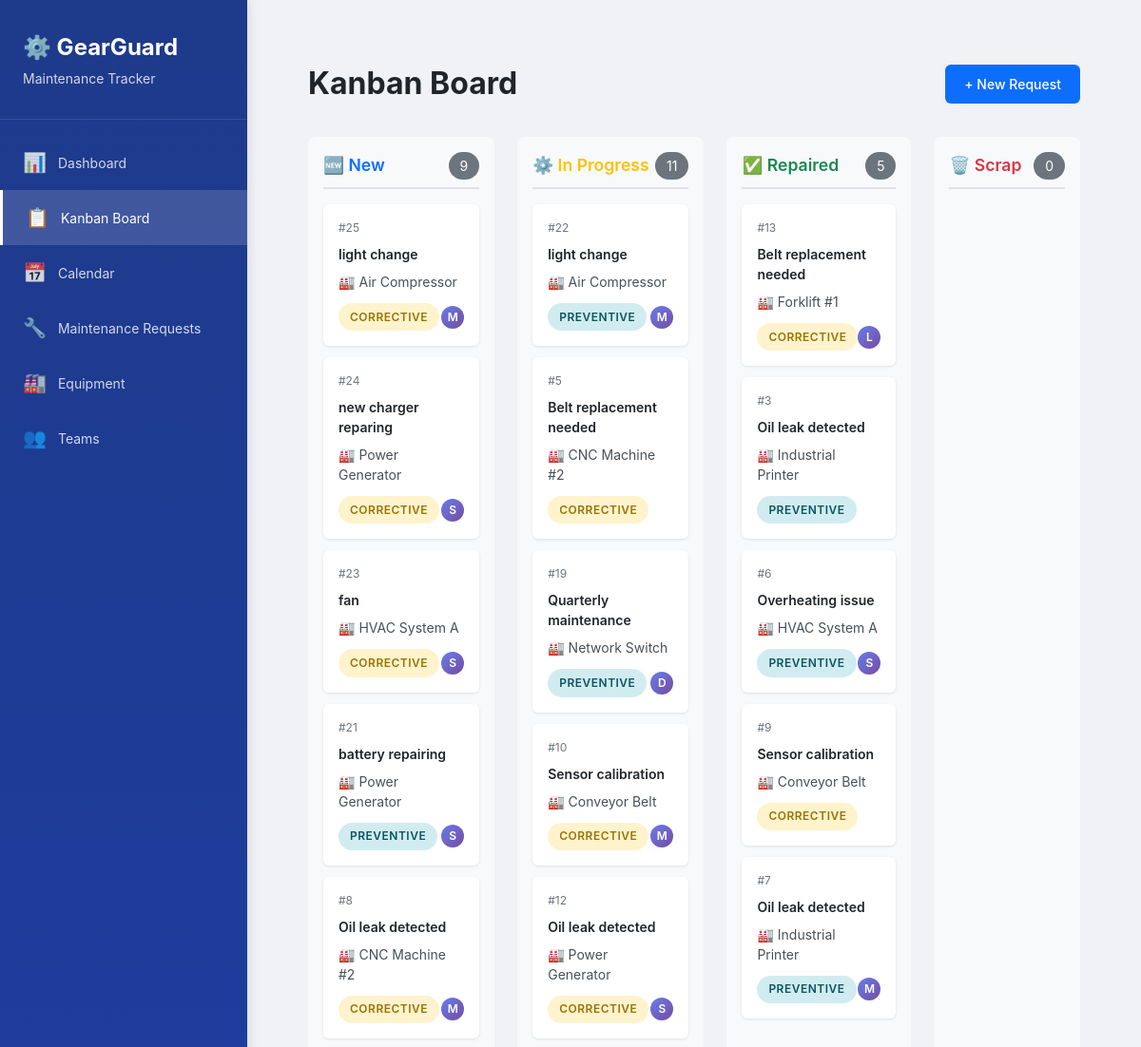
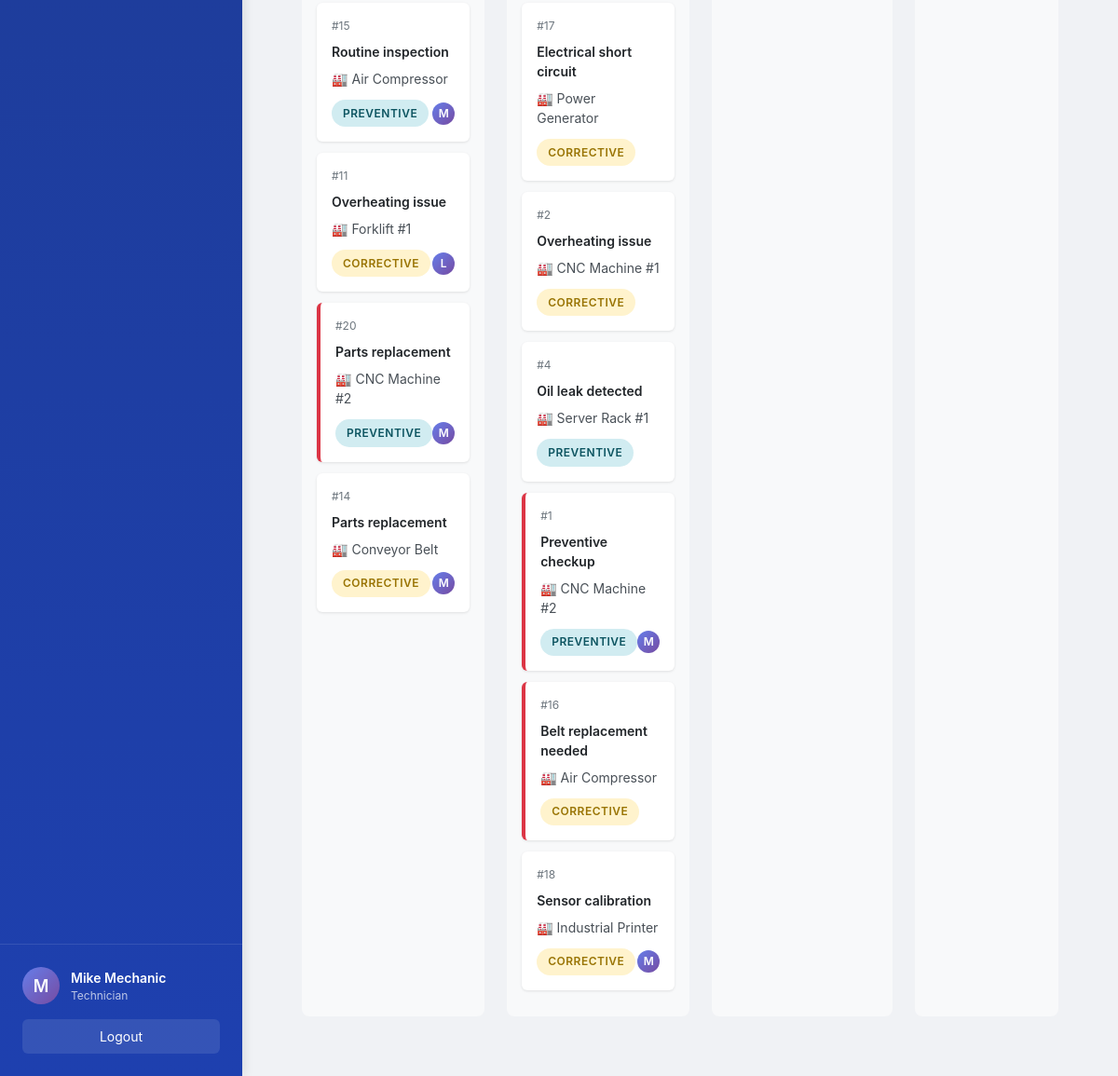
/dashboard/kanban (signed in), run on the app's committed database (2 pictures, top to bottom).
### models.py (models this page shows, shortened)
class User(UserMixin, db.Model):
    __tablename__ = 'users'
    id = db.Column(db.Integer, primary_key=True)
    name = db.Column(db.String(100), nullable=False)
    email = db.Column(db.String(120), unique=True, nullable=False)
    password_hash = db.Column(db.String(200), nullable=False)
    role = db.Column(db.String(20), nullable=False, default='Technician')
    reset_token = db.Column(db.String(100), unique=True)
    reset_token_expiry = db.Column(db.DateTime)
    created_at = db.Column(db.DateTime, default=datetime.utcnow)
    teams = db.relationship('Team', secondary=team_members,
                            backref=db.backref('members', lazy='joined'))
    assigned_requests = db.relationship('MaintenanceRequest',
                                        foreign_keys='MaintenanceRequest.assigned_technician_id',
                                        backref='assigned_technician',
                                        lazy='dynamic')
    def is_manager(self):
        return self.role in ['Admin', 'Manager']

class MaintenanceRequest(db.Model):
    __tablename__ = 'maintenance_requests'
    id = db.Column(db.Integer, primary_key=True)
    subject = db.Column(db.String(200), nullable=False)
    description = db.Column(db.Text, nullable=False)
    request_type = db.Column(db.String(20), nullable=False)
    equipment_id = db.Column(db.Integer, db.ForeignKey(
        'equipment.id'), nullable=False)
    team_id = db.Column(db.Integer, db.ForeignKey('teams.id'), nullable=False)
    assigned_technician_id = db.Column(db.Integer, db.ForeignKey('users.id'))
    scheduled_date = db.Column(db.Date)
    duration = db.Column(db.Float)
    status = db.Column(db.String(20), nullable=False, default='New')
    created_by_id = db.Column(
        db.Integer, db.ForeignKey('users.id'), nullable=False)
    created_at = db.Column(db.DateTime, default=datetime.utcnow)
    due_date = db.Column(db.Date)
    completed_at = db.Column(db.DateTime)
    notes = db.Column(db.Text)
    created_by = db.relationship('User', foreign_keys=[created_by_id])
    def is_overdue(self):
        if self.status in ['Repaired', 'Scrap']:
            return False
        if self.due_date:
            return datetime.now().date() > self.due_date
        return False

class Equipment(db.Model):
    __tablename__ = 'equipment'
    id = db.Column(db.Integer, primary_key=True)
    name = db.Column(db.String(200), nullable=False)
    serial_number = db.Column(db.String(100), unique=True, nullable=False)
    department = db.Column(db.String(100), nullable=False)
    assigned_employee = db.Column(db.String(100))
    team_id = db.Column(db.Integer, db.ForeignKey('teams.id'), nullable=False)
    default_technician_id = db.Column(db.Integer, db.ForeignKey('users.id'))
    purchase_date = db.Column(db.Date)
    warranty_expiry = db.Column(db.Date)
    location = db.Column(db.String(200))
    is_scrapped = db.Column(db.Boolean, default=False)
    created_at = db.Column(db.DateTime, default=datetime.utcnow)
    default_technician = db.relationship(
        'User', foreign_keys=[default_technician_id])
    maintenance_requests = db.relationship('MaintenanceRequest',
                                           backref='equipment',
                                           lazy='dynamic',
                                           cascade='all, delete-orphan')

### routes/dashboard.py (the view)
@dashboard_bp.route('/kanban')
@login_required
def kanban():
    new_requests = MaintenanceRequest.query.filter_by(status='New').order_by(
        MaintenanceRequest.created_at.desc()
    ).all()
    in_progress_requests = MaintenanceRequest.query.filter_by(status='In Progress').order_by(
        MaintenanceRequest.created_at.desc()
    ).all()
    repaired_requests = MaintenanceRequest.query.filter_by(status='Repaired').order_by(
        MaintenanceRequest.completed_at.desc()
    ).limit(20).all()
    scrap_requests = MaintenanceRequest.query.filter_by(status='Scrap').order_by(
        MaintenanceRequest.completed_at.desc()
    ).limit(20).all()
    return render_template('dashboard/kanban.html',
                           new_requests=new_requests,
                           in_progress_requests=in_progress_requests,
                           repaired_requests=repaired_requests,
                           scrap_requests=scrap_requests)

### app.py (called while the page is built)
@login_manager.user_loader
def load_user(user_id):
    return User.query.get(int(user_id))

@app.context_processor
def inject_user():
    return dict(current_user=current_user, now=datetime.now())

### templates/dashboard/kanban.html (shortened to what this page needs)
{% extends "base.html" %}
{% block content %}
<div class="kanban-container">
    <div class="page-header">
        <h1>Kanban Board</h1>
        <div class="header-actions">
            <a href="{{ url_for('requests.create') }}" class="btn btn-primary">+ New Request</a>
        </div>
    </div>
    <div class="kanban-board">
        <div class="kanban-column column-new" data-status="New">
            <div class="kanban-header">
                <span class="kanban-title">🆕 New</span>
                <span class="kanban-count">{{ new_requests|length }}</span>
            </div>
            <div class="kanban-cards">
                {% for req in new_requests %}
                <div class="kanban-card {% if req.is_overdue() %}overdue{% endif %}"
                     draggable="true"
                     data-id="{{ req.id }}"
                     onclick="window.location.href='{{ url_for('requests.view', id=req.id) }}'">
                    <div class="card-id">#{{ req.id }}</div>
                    <div class="card-title">{{ req.subject }}</div>
                    <div class="card-equipment">🏭 {{ req.equipment.name }}</div>
                    <div class="card-meta">
                        <span class="badge badge-{{ 'warning' if req.request_type == 'Corrective' else 'info' }}">
                            {{ req.request_type }}
                        </span>
                        {% if req.assigned_technician %}
                        <div class="card-technician">
                            <div class="technician-avatar">{{ req.assigned_technician.name[0] }}</div>
                        </div>
                        {% endif %}
                    </div>
                </div>
                {% endfor %}
            </div>
        </div>
        <div class="kanban-column column-progress" data-status="In Progress">
            <div class="kanban-header">
                <span class="kanban-title">⚙️ In Progress</span>
                <span class="kanban-count">{{ in_progress_requests|length }}</span>
            </div>
            <div class="kanban-cards">
                {% for req in in_progress_requests %}
                <div class="kanban-card {% if req.is_overdue() %}overdue{% endif %}"
                     draggable="true"
                     data-id="{{ req.id }}"
                     onclick="window.location.href='{{ url_for('requests.view', id=req.id) }}'">
                    <div class="card-id">#{{ req.id }}</div>
                    <div class="card-title">{{ req.subject }}</div>
                    <div class="card-equipment">🏭 {{ req.equipment.name }}</div>
                    <div class="card-meta">
                        <span class="badge badge-{{ 'warning' if req.request_type == 'Corrective' else 'info' }}">
                            {{ req.request_type }}
                        </span>
                        {% if req.assigned_technician %}
                        <div class="card-technician">
                            <div class="technician-avatar">{{ req.assigned_technician.name[0] }}</div>
                        </div>
                        {% endif %}
                    </div>
                </div>
                {% endfor %}
            </div>
        </div>
        <div class="kanban-column column-repaired" data-status="Repaired">
            <div class="kanban-header">
                <span class="kanban-title">✅ Repaired</span>
                <span class="kanban-count">{{ repaired_requests|length }}</span>
            </div>
            <div class="kanban-cards">
                {% for req in repaired_requests %}
                <div class="kanban-card"
                     draggable="true"
                     data-id="{{ req.id }}"
                     onclick="window.location.href='{{ url_for('requests.view', id=req.id) }}'">
                    <div class="card-id">#{{ req.id }}</div>
                    <div class="card-title">{{ req.subject }}</div>
                    <div class="card-equipment">🏭 {{ req.equipment.name }}</div>
                    <div class="card-meta">
                        <span class="badge badge-{{ 'warning' if req.request_type == 'Corrective' else 'info' }}">
                            {{ req.request_type }}
                        </span>
                        {% if req.assigned_technician %}
                        <div class="card-technician">
                            <div class="technician-avatar">{{ req.assigned_technician.name[0] }}</div>
                        </div>
                        {% endif %}
                    </div>
                </div>
                {% endfor %}
            </div>
        </div>
        <div class="kanban-column column-scrap" data-status="Scrap">
            <div class="kanban-header">
                <span class="kanban-title">🗑️ Scrap</span>
                <span class="kanban-count">{{ scrap_requests|length }}</span>
            </div>
        </div>
    </div>
</div>
{% endblock %}

### templates/base.html (shortened to what this page needs)
<!DOCTYPE html>
<html lang="en">
<head>
    <link rel="stylesheet" href="{{ url_for('static', filename='css/style.css') }}">
</head>
<body>
    {% if current_user.is_authenticated %}
    <div class="sidebar">
        <div class="sidebar-header">
            <h2>⚙️ GearGuard</h2>
            <p class="sidebar-subtitle">Maintenance Tracker</p>
        </div>
        <nav class="sidebar-nav">
            <a href="{{ url_for('dashboard.index') }}" class="nav-item {% if request.endpoint == 'dashboard.index' %}active{% endif %}">
                <span class="nav-icon">📊</span>
                <span>Dashboard</span>
            </a>
            <a href="{{ url_for('dashboard.kanban') }}" class="nav-item {% if request.endpoint == 'dashboard.kanban' %}active{% endif %}">
                <span class="nav-icon">📋</span>
                <span>Kanban Board</span>
            </a>
            <a href="{{ url_for('dashboard.calendar') }}" class="nav-item {% if request.endpoint == 'dashboard.calendar' %}active{% endif %}">
                <span class="nav-icon">📅</span>
                <span>Calendar</span>
            </a>
            <a href="{{ url_for('requests.list_requests') }}" class="nav-item {% if 'requests' in request.endpoint %}active{% endif %}">
                <span class="nav-icon">🔧</span>
                <span>Maintenance Requests</span>
            </a>
            <a href="{{ url_for('equipment.list_equipment') }}" class="nav-item {% if 'equipment' in request.endpoint %}active{% endif %}">
                <span class="nav-icon">🏭</span>
                <span>Equipment</span>
            </a>
            <a href="{{ url_for('teams.list_teams') }}" class="nav-item {% if 'teams' in request.endpoint %}active{% endif %}">
                <span class="nav-icon">👥</span>
                <span>Teams</span>
            </a>
        </nav>
        <div class="sidebar-footer">
            <div class="user-info">
                <div class="user-avatar">{{ current_user.name[0].upper() }}</div>
                <div class="user-details">
                    <div class="user-name">{{ current_user.name }}</div>
                    <div class="user-role">{{ current_user.role }}</div>
                </div>
            </div>
            <a href="{{ url_for('auth.logout') }}" class="btn-logout">Logout</a>
        </div>
    </div>
    {% endif %}
    <div class="main-content {% if not current_user.is_authenticated %}no-sidebar{% endif %}">
        {% block content %}{% endblock %}
    </div>
</body>
</html>

### static/css/style.css (style rules this page uses)
* { margin: 0; padding: 0; box-sizing: border-box; }
:root { --primary: #0d6efd; --primary-dark: #0b5ed7; --secondary: #6c757d; --success: #198754; --danger: #dc3545; --warning: #ffc107; --info: #0dcaf0; --light: #f8f9fa; --dark: #212529; --sidebar-width: 260px; }
body { font-family: -apple-system, BlinkMacSystemFont, "Segoe UI", Roboto, "Helvetica Neue", Arial, sans-serif; font-size: 14px; line-height: 1.5; color: var(--dark); background: #f0f2f5; }
.sidebar { position: fixed; left: 0; top: 0; bottom: 0; width: var(--sidebar-width); background: linear-gradient(180deg, #1e3a8a 0%, #1e40af 100%); color: white; display: flex; flex-direction: column; box-shadow: 2px 0 10px rgba(0, 0, 0, 0.1); z-index: 1000; }
.sidebar-header { padding: 2rem 1.5rem; border-bottom: 1px solid rgba(255, 255, 255, 0.1); }
.sidebar-header h2 { font-size: 1.5rem; font-weight: 700; margin-bottom: 0.25rem; }
.sidebar-subtitle { font-size: 0.875rem; opacity: 0.8; }
.sidebar-nav { flex: 1; padding: 1rem 0; overflow-y: auto; }
.nav-item { display: flex; align-items: center; padding: 0.875rem 1.5rem; color: rgba(255, 255, 255, 0.8); text-decoration: none; transition: all 0.2s; }
.nav-item.active { background: rgba(255, 255, 255, 0.15); color: white; border-left: 3px solid white; }
.nav-icon { font-size: 1.25rem; margin-right: 0.75rem; }
.sidebar-footer { padding: 1.5rem; border-top: 1px solid rgba(255, 255, 255, 0.1); }
.user-info { display: flex; align-items: center; gap: 0.75rem; margin-bottom: 1rem; }
.user-avatar { width: 40px; height: 40px; border-radius: 50%; background: linear-gradient(135deg, #667eea 0%, #764ba2 100%); display: flex; align-items: center; justify-content: center; font-weight: 600; font-size: 1.125rem; }
.user-name { font-weight: 600; font-size: 0.875rem; }
.user-role { font-size: 0.75rem; opacity: 0.7; }
.btn-logout { display: block; text-align: center; padding: 0.5rem; background: rgba(255, 255, 255, 0.1); color: white; text-decoration: none; border-radius: 6px; transition: background 0.2s; }
.main-content { margin-left: var(--sidebar-width); min-height: 100vh; padding: 2rem; }
.page-header { display: flex; justify-content: space-between; align-items: center; margin-bottom: 2rem; }
.page-header h1 { font-size: 2rem; font-weight: 700; color: var(--dark); }
.header-actions { display: flex; gap: 0.75rem; }
.btn { display: inline-block; padding: 0.625rem 1.25rem; font-size: 0.875rem; font-weight: 500; text-align: center; text-decoration: none; border: none; border-radius: 6px; cursor: pointer; transition: all 0.2s; }
.btn-primary { background: var(--primary); color: white; }
.badge { display: inline-block; padding: 0.35rem 0.75rem; font-size: 0.75rem; font-weight: 600; border-radius: 20px; text-transform: uppercase; letter-spacing: 0.5px; }
.badge-warning { background: #fff3cd; color: #997404; }
.badge-info { background: #d1ecf1; color: #0c5460; }

### data on the page
User: name "M", name "Mike Mechanic", role "Technician"
MaintenanceRequest: id "25", subject "light change", equipment.name "Air Compressor", request_type "CORRECTIVE", assigned_technician "M"
MaintenanceRequest: id "24", subject "new charger reparing", equipment.name "Power Generator", request_type "CORRECTIVE", assigned_technician "S"
MaintenanceRequest: id "23", subject "fan", equipment.name "HVAC System A", request_type "CORRECTIVE", assigned_technician "S"
MaintenanceRequest: id "21", subject "battery repairing", equipment.name "Power Generator", request_type "PREVENTIVE", assigned_technician "S"
MaintenanceRequest: id "8", subject "Oil leak detected", equipment.name "CNC Machine #2", request_type "CORRECTIVE", assigned_technician "M"
MaintenanceRequest: id "15", subject "Routine inspection", equipment.name "Air Compressor", request_type "PREVENTIVE", assigned_technician "M"
MaintenanceRequest: id "11", subject "Overheating issue", equipment.name "Forklift #1", request_type "CORRECTIVE", assigned_technician "L"
MaintenanceRequest: id "20", subject "Parts replacement", equipment.name "CNC Machine #2", request_type "PREVENTIVE", assigned_technician "M"
MaintenanceRequest: id "14", subject "Parts replacement", equipment.name "Conveyor Belt", request_type "CORRECTIVE", assigned_technician "M"
MaintenanceRequest: id "22", subject "light change", equipment.name "Air Compressor", request_type "PREVENTIVE", assigned_technician "M"
MaintenanceRequest: id "5", subject "Belt replacement needed", equipment.name "CNC Machine #2", request_type "CORRECTIVE"
MaintenanceRequest: id "19", subject "Quarterly maintenance", equipment.name "Network Switch", request_type "PREVENTIVE", assigned_technician "D"
MaintenanceRequest: id "10", subject "Sensor calibration", equipment.name "Conveyor Belt", request_type "CORRECTIVE", assigned_technician "M"
MaintenanceRequest: id "12", subject "Oil leak detected", equipment.name "Power Generator", request_type "CORRECTIVE", assigned_technician "S"
MaintenanceRequest: id "17", subject "Electrical short circuit", equipment.name "Power Generator", request_type "CORRECTIVE"
MaintenanceRequest: id "2", subject "Overheating issue", equipment.name "CNC Machine #1", request_type "CORRECTIVE"
MaintenanceRequest: id "4", subject "Oil leak detected", equipment.name "Server Rack #1", request_type "PREVENTIVE"
MaintenanceRequest: id "1", subject "Preventive checkup", equipment.name "CNC Machine #2", request_type "PREVENTIVE", assigned_technician "M"
MaintenanceRequest: id "16", subject "Belt replacement needed", equipment.name "Air Compressor", request_type "CORRECTIVE"
MaintenanceRequest: id "18", subject "Sensor calibration", equipment.name "Industrial Printer", request_type "CORRECTIVE", assigned_technician "M"
MaintenanceRequest: id "13", subject "Belt replacement needed", equipment.name "Forklift #1", request_type "CORRECTIVE", assigned_technician "L"
MaintenanceRequest: id "3", subject "Oil leak detected", equipment.name "Industrial Printer", request_type "PREVENTIVE"
MaintenanceRequest: id "6", subject "Overheating issue", equipment.name "HVAC System A", request_type "PREVENTIVE", assigned_technician "S"
MaintenanceRequest: id "9", subject "Sensor calibration", equipment.name "Conveyor Belt", request_type "CORRECTIVE"
MaintenanceRequest: id "7", subject "Oil leak detected", equipment.name "Industrial Printer", request_type "PREVENTIVE", assigned_technician "M"

### other printed values
{{ new_requests|length }} "9"
{{ in_progress_requests|length }} "11"
{{ repaired_requests|length }} "5"
{{ scrap_requests|length }} "0"
